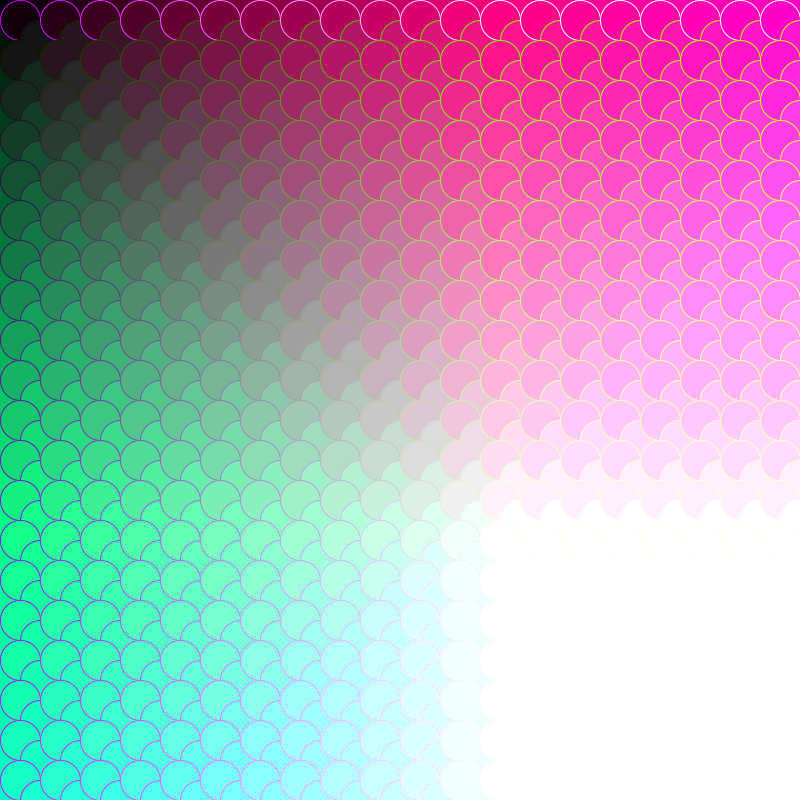
Frame 1 (no input)
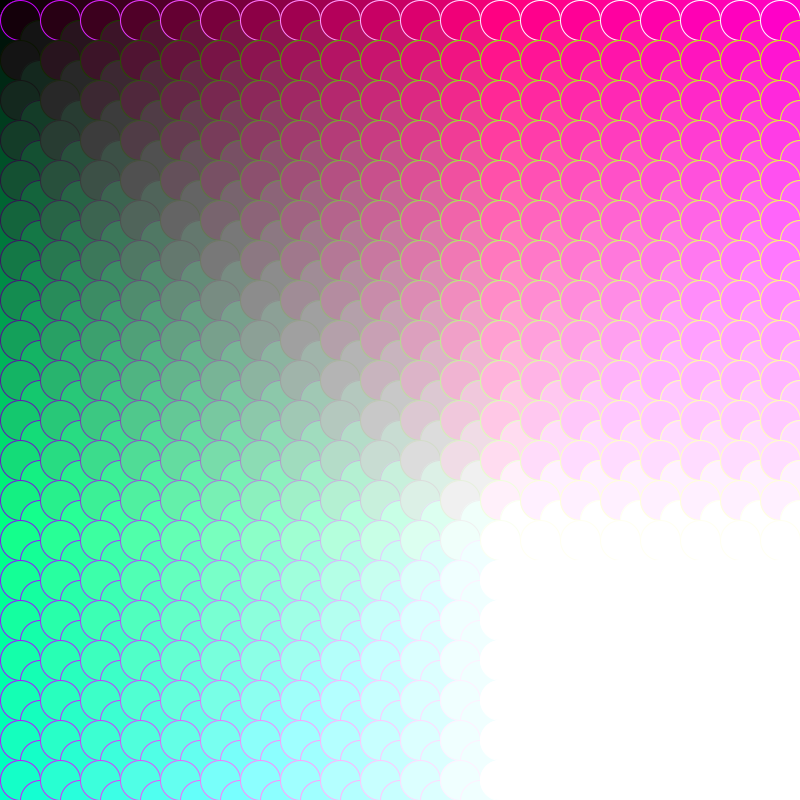
Frame 60 (the mouse pressed at the canvas centre just before this capture)
Frame 120 (the mouse held since frame 60 and released just before this capture): identical to frame 60, image omitted

The Processing sketch that drew these frames (run headless with seeded random() and noise(); from frame 60 on, the mouse is pressed at the canvas centre):

// Processing sketch: circlePattern
// ── circlePattern.pde

void setup() {
  size(800, 800);
  background(0);
}

void draw() {
  for ( int i = 0; i <= width; i += 40) {
    for ( int j = 0; j <= height; j += 40) {
      fill( i/2, j/2, (i + j)/4);
      ellipse( i, j, 40, 40);
      ellipse( i - 20, j + 20, 40, 40);
      ellipse( i + 20, j + 20, 40, 40);
      stroke((i + j)/4, i/2, j/2);
    }
  }
}
